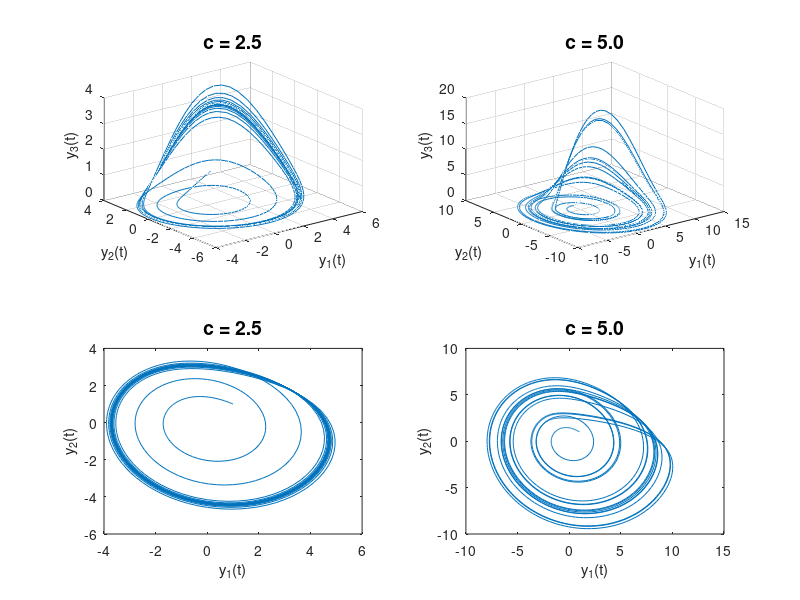

Write the MATLAB code that produced this figure.
function rossler_ex1
%ROSSLER_EX1       Run Rossler example.

tspan = [0 100]; yzero = [1;1;1];
options = odeset('AbsTol',1e-7,'RelTol',1e-4);

a = 0.2; b = 0.2; c = 2.5;
[t,y] = ode45(@rossler,tspan,yzero,options);
subplot(221), plot3(y(:,1),y(:,2),y(:,3)), mytitle, zlabel y_3(t), grid
subplot(223), plot(y(:,1),y(:,2)), mytitle

c = 5;
[t,y] = ode45(@rossler,tspan,yzero,options);
subplot(222), plot3(y(:,1),y(:,2),y(:,3)), mytitle, zlabel y_3(t), grid
subplot(224), plot(y(:,1),y(:,2)), mytitle

     % ------------------------ Nested functions ----------------------
     function yprime = rossler(t,y)
     %ROSSLER    Rossler system, parameterized.
     yprime = [-y(2)-y(3); y(1)+a*y(2); b+y(3)*(y(1)-c)];
     end

     function mytitle
     title(sprintf('c = %2.1f',c),'FontSize',14)
     xlabel y_1(t), ylabel y_2(t)
     end

end

